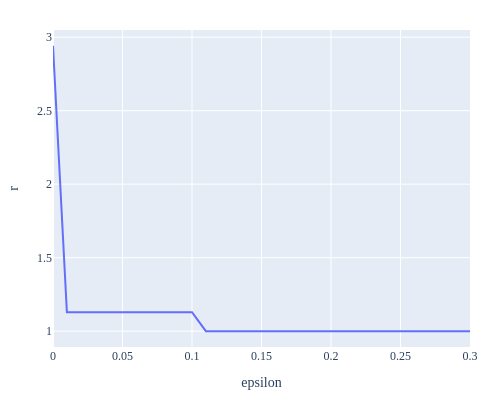

The notebook cell this image was saved under:
### Code cell
px.line(df_eps2, x="epsilon", y="r")\
    .update_layout(
        width=500, height=400,
        font=dict(family="iosevka"),
        margin=dict(t=30, b=30, l=30, r=30),
    )

### Figure 1 — Plotly figure (JSON) as saved in the notebook; plotly's stock layout.template omitted (floating-point values rounded to 4 significant figures)
{"data": [{"hovertemplate": "epsilon=%{x}<br>r=%{y}<extra></extra>", "legendgroup": "", "line": {"color": "#636efa", "dash": "solid"}, "marker": {"symbol": "circle"}, "mode": "lines", "name": "", "orientation": "v", "showlegend": false, "type": "scatter", "x": [0.0, 0.01, 0.02, 0.03, 0.04, 0.05, 0.06, 0.07, 0.08, 0.09, 0.1, 0.11, 0.12, 0.13, 0.14, 0.15, 0.16, 0.17, 0.18, 0.19, 0.2, 0.21, 0.22, 0.23, 0.24, 0.25, 0.26, 0.27, 0.28, 0.29, 0.3], "xaxis": "x", "y": [2.941, 1.129, 1.129, 1.129, 1.129, 1.129, 1.129, 1.129, 1.129, 1.129, 1.129, 1.0, 1.0, 1.0, 1.0, 1.0, 1.0, 1.0, 1.0, 1.0, 1.0, 1.0, 1.0, 1.0, 1.0, 1.0, 1.0, 1.0, 1.0, 1.0, 1.0], "yaxis": "y"}], "layout": {"font": {"family": "iosevka"}, "height": 400, "legend": {"tracegroupgap": 0}, "margin": {"b": 30, "l": 30, "r": 30, "t": 30}, "width": 500, "xaxis": {"anchor": "y", "domain": [0, 1], "title": {"text": "epsilon"}}, "yaxis": {"anchor": "x", "domain": [0, 1], "title": {"text": "r"}}}}
